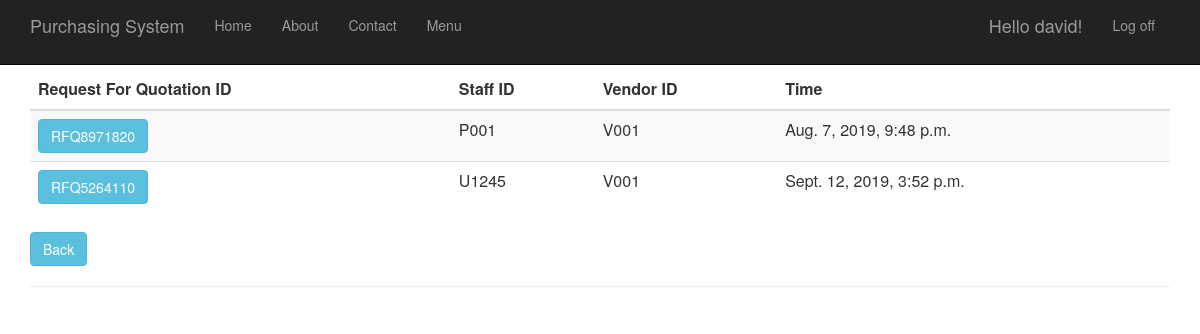
The page /requestforquotationhistory (signed in) on the database its author committed.
### RequestForQuotation/models.py (models this page shows, shortened)
class RequestForQuotation(models.Model):
    request_for_quotation_id = models.CharField(primary_key=True, max_length=10)
    time_created = models.DateTimeField()
    description = models.TextField(null=True,default=None, blank=True)
    total_price = models.DecimalField(max_digits=10, decimal_places=2, default=Decimal('0.00'))
    person_id = models.ForeignKey(Person, on_delete = models.CASCADE)
    vendor_id = models.ForeignKey(Vendor, on_delete = models.CASCADE)
    purchase_requisition_id = models.ForeignKey(PurchaseRequisition, on_delete = models.CASCADE)

### app/models.py (models this page shows, shortened)
class Person(models.Model):
    user_id = models.OneToOneField(User)
    person_id = models.CharField(primary_key=True, max_length=10)
    person_name = models.TextField()
    person_address = models.TextField()
    person_phone_number = models.TextField()
    person_role = models.TextField(default = 'MANAGER')

class Vendor(models.Model):
    vendor_id = models.CharField(primary_key=True, max_length=10)
    vendor_name = models.TextField()
    vendor_phone_number = models.TextField()
    vendor_address = models.TextField()
    vendor_email = models.TextField()
    def __str__(self):
        return str(self.vendor_id)

### RequestForQuotation/views.py (the view)
# urls.py: url(r'^requestforquotationhistory', RequestForQuotation.views.requestforquotationhistory, name="request_of_quotation_history"),
def requestforquotationhistory(request):
    request_for_quotations = RequestForQuotation.objects.all()
    context = {
            'title':'Request For Quotation History',
            'rows':request_for_quotations
        }
    return render(request,'RequestForQuotation/requestforquotationhistory.html',context)

### RequestForQuotation/templates/RequestForQuotation/requestforquotationhistory.html
﻿{% extends "app/layout.html" %}
{% block content %}
<div class="purchaseorderhistory margintop">
    <form action="requestforquotationhistorydetails" method="GET">
        <table class="table table-striped margintop">
          <thead>
            <tr>
              <th scope="col">Request For Quotation ID</th>
              <th scope="col">Staff ID</th>
              <th scope="col">Vendor ID</th>
              <th scope="col">Time</th>
            </tr>
          </thead>
          <tbody>
              {% for r in rows %}
            <tr>
                 <td><button type="submit" name="roq_id" value="{{r.request_for_quotation_id}}" class="btn btn-info" >{{r.request_for_quotation_id}}</button></td>
                 <td>{{r.person_id.person_id}}</td>
                 <td>{{r.vendor_id}}</td>
                 <td>{{r.time_created}}</td>
            </tr>
              {% endfor %}
          </tbody>
        </table>
    </form>
       <form action="menu">
        <div class="margintop">
            <button type="submit" class="btn btn-info" >Back</button>
        </div>
    </form>
</div>
{% endblock %}

### app/templates/app/loginpartial.html (shortened to what this page needs)
{% if user.is_authenticated %}
<form id="logoutForm" action="/logout" method="post" class="navbar-right">
    <ul class="nav navbar-nav navbar-right">
        <li><span class="navbar-brand">Hello {{ user.username }}!</span></li>
        <li><a href="javascript:document.getElementById('logoutForm').submit()">Log off</a></li>
    </ul>
</form>
{% else %}
<ul class="nav navbar-nav navbar-right">
    <li><a href="{% url 'login' %}">Log in</a></li>
</ul>
{% endif %}

### app/static/app/content/site.css (style rules this page uses)
body { padding-top: 50px; padding-bottom: 20px; }

### rows shown on the page
RequestForQuotation: request_for_quotation_id "RFQ8971820", person_id.person_id "P001", vendor_id "V001", time_created "Aug. 7, 2019, 9:48 p.m."
RequestForQuotation: request_for_quotation_id "RFQ5264110", person_id.person_id "U1245", vendor_id "V001", time_created "Sept. 12, 2019, 3:52 p.m."

### other values the page prints
{{ user.username }} "david"
